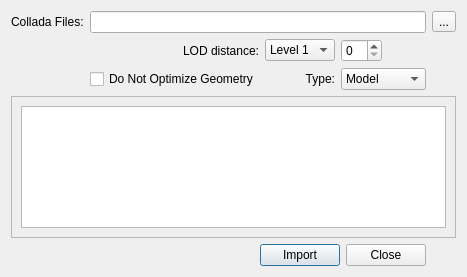
<?xml version="1.0" encoding="UTF-8"?>
<ui version="4.0">
 <class>ColladaImporter</class>
 <widget class="QDialog" name="ColladaImporter">
  <property name="geometry">
   <rect>
    <x>0</x>
    <y>0</y>
    <width>467</width>
    <height>277</height>
   </rect>
  </property>
  <property name="windowTitle">
   <string>Dialog</string>
  </property>
  <layout class="QGridLayout" name="gridLayout_2">
   <item row="0" column="0">
    <widget class="QLabel" name="label">
     <property name="text">
      <string>Collada Files:</string>
     </property>
    </widget>
   </item>
   <item row="0" column="1">
    <widget class="QLineEdit" name="m_colladaFilesLabel">
     <property name="toolTip">
      <string>Collada File to Convert</string>
     </property>
     <property name="whatsThis">
      <string>The file you specify here will be send to the Horde3D ColladaConv Tool </string>
     </property>
     <property name="readOnly">
      <bool>true</bool>
     </property>
    </widget>
   </item>
   <item row="0" column="2">
    <widget class="QToolButton" name="m_setColladaFile">
     <property name="whatsThis">
      <string>Let you browse for a collada file</string>
     </property>
     <property name="text">
      <string>...</string>
     </property>
    </widget>
   </item>
   <item row="1" column="1">
    <layout class="QGridLayout" name="gridLayout">
     <item row="1" column="0">
      <widget class="QCheckBox" name="m_noOptimizeGeometry">
       <property name="toolTip">
        <string>Disable Geometry Optimization in Collada Converter</string>
       </property>
       <property name="whatsThis">
        <string>Disable Geometry Optimization in Collada Converter</string>
       </property>
       <property name="text">
        <string>Do Not Optimize Geometry</string>
       </property>
      </widget>
     </item>
     <item row="1" column="1">
      <widget class="QLabel" name="label_4">
       <property name="text">
        <string>Type:</string>
       </property>
       <property name="alignment">
        <set>Qt::AlignRight|Qt::AlignTrailing|Qt::AlignVCenter</set>
       </property>
      </widget>
     </item>
     <item row="1" column="2" colspan="2">
      <widget class="QComboBox" name="m_type">
       <item>
        <property name="text">
         <string>Model</string>
        </property>
       </item>
       <item>
        <property name="text">
         <string>Animation</string>
        </property>
       </item>
      </widget>
     </item>
     <item row="0" column="0">
      <widget class="QLabel" name="label_3">
       <property name="text">
        <string>LOD distance:</string>
       </property>
       <property name="alignment">
        <set>Qt::AlignRight|Qt::AlignTrailing|Qt::AlignVCenter</set>
       </property>
      </widget>
     </item>
     <item row="0" column="1">
      <widget class="QComboBox" name="m_lod">
       <item>
        <property name="text">
         <string>Level 1</string>
        </property>
       </item>
       <item>
        <property name="text">
         <string>Level 2</string>
        </property>
       </item>
       <item>
        <property name="text">
         <string>Level 3</string>
        </property>
       </item>
       <item>
        <property name="text">
         <string>Level 4</string>
        </property>
       </item>
      </widget>
     </item>
     <item row="0" column="2">
      <widget class="QSpinBox" name="m_lodDist"/>
     </item>
    </layout>
   </item>
   <item row="2" column="0" colspan="3">
    <widget class="QFrame" name="frame">
     <property name="frameShape">
      <enum>QFrame::StyledPanel</enum>
     </property>
     <property name="frameShadow">
      <enum>QFrame::Sunken</enum>
     </property>
     <layout class="QVBoxLayout">
      <item>
       <widget class="QTextEdit" name="m_logWidget">
        <property name="tabChangesFocus">
         <bool>true</bool>
        </property>
        <property name="documentTitle">
         <string>Conversion Log</string>
        </property>
        <property name="undoRedoEnabled">
         <bool>false</bool>
        </property>
        <property name="readOnly">
         <bool>true</bool>
        </property>
       </widget>
      </item>
     </layout>
    </widget>
   </item>
   <item row="3" column="0" colspan="2">
    <layout class="QHBoxLayout">
     <item>
      <spacer>
       <property name="orientation">
        <enum>Qt::Horizontal</enum>
       </property>
       <property name="sizeHint" stdset="0">
        <size>
         <width>221</width>
         <height>20</height>
        </size>
       </property>
      </spacer>
     </item>
     <item>
      <widget class="QPushButton" name="m_importButton">
       <property name="sizePolicy">
        <sizepolicy hsizetype="Fixed" vsizetype="Fixed">
         <horstretch>0</horstretch>
         <verstretch>0</verstretch>
        </sizepolicy>
       </property>
       <property name="toolTip">
        <string>Import converted collada file into repository</string>
       </property>
       <property name="whatsThis">
        <string>Import converted collada file into repository</string>
       </property>
       <property name="text">
        <string>Import</string>
       </property>
       <property name="default">
        <bool>true</bool>
       </property>
      </widget>
     </item>
     <item>
      <widget class="QDialogButtonBox" name="buttonBox">
       <property name="sizePolicy">
        <sizepolicy hsizetype="Fixed" vsizetype="Fixed">
         <horstretch>0</horstretch>
         <verstretch>0</verstretch>
        </sizepolicy>
       </property>
       <property name="orientation">
        <enum>Qt::Horizontal</enum>
       </property>
       <property name="standardButtons">
        <set>QDialogButtonBox::Close</set>
       </property>
      </widget>
     </item>
    </layout>
   </item>
  </layout>
 </widget>
 <resources/>
 <connections>
  <connection>
   <sender>buttonBox</sender>
   <signal>accepted()</signal>
   <receiver>ColladaImporter</receiver>
   <slot>accept()</slot>
   <hints>
    <hint type="sourcelabel">
     <x>200</x>
     <y>255</y>
    </hint>
    <hint type="destinationlabel">
     <x>199</x>
     <y>149</y>
    </hint>
   </hints>
  </connection>
  <connection>
   <sender>buttonBox</sender>
   <signal>rejected()</signal>
   <receiver>ColladaImporter</receiver>
   <slot>reject()</slot>
   <hints>
    <hint type="sourcelabel">
     <x>200</x>
     <y>255</y>
    </hint>
    <hint type="destinationlabel">
     <x>199</x>
     <y>149</y>
    </hint>
   </hints>
  </connection>
 </connections>
</ui>
